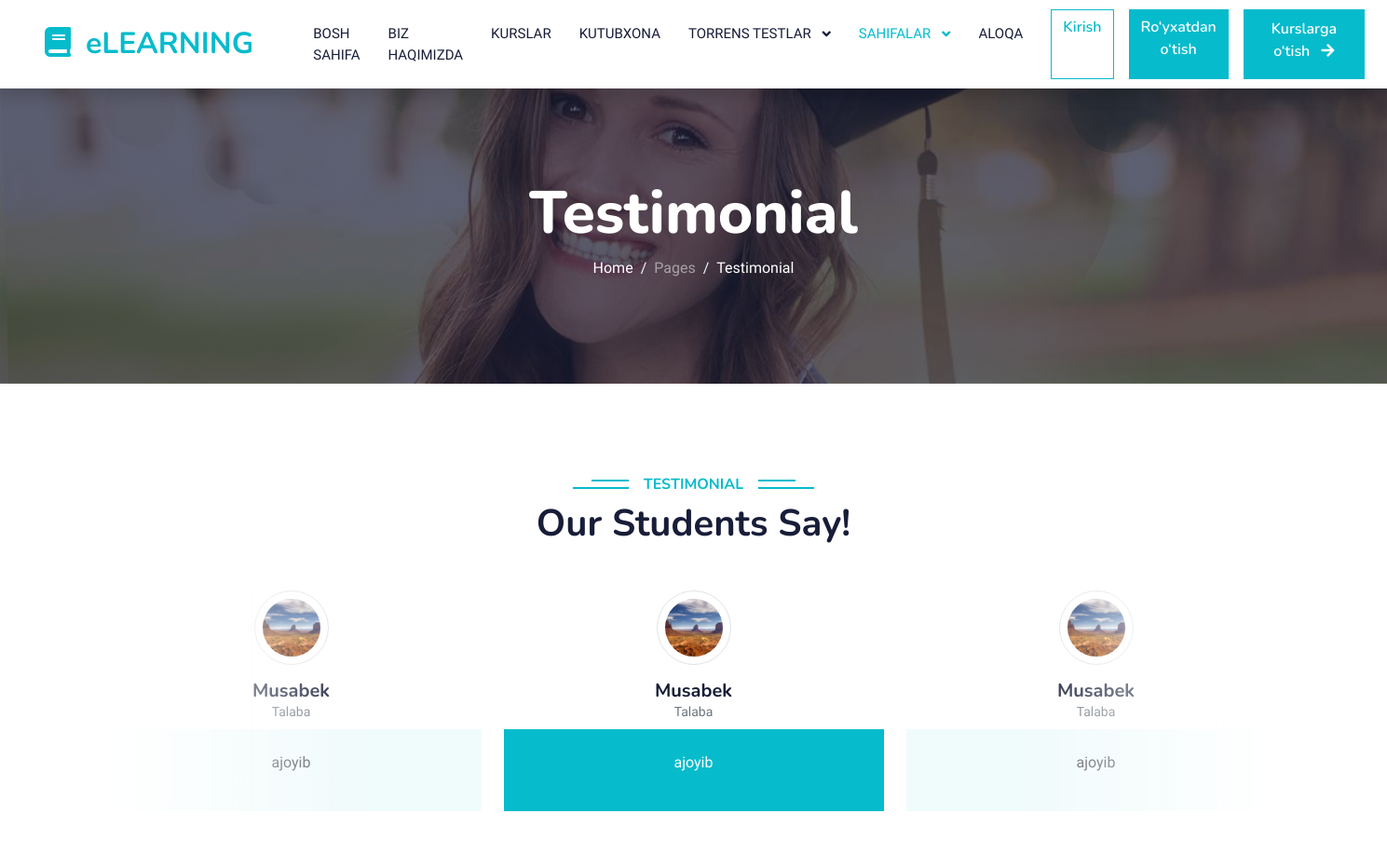
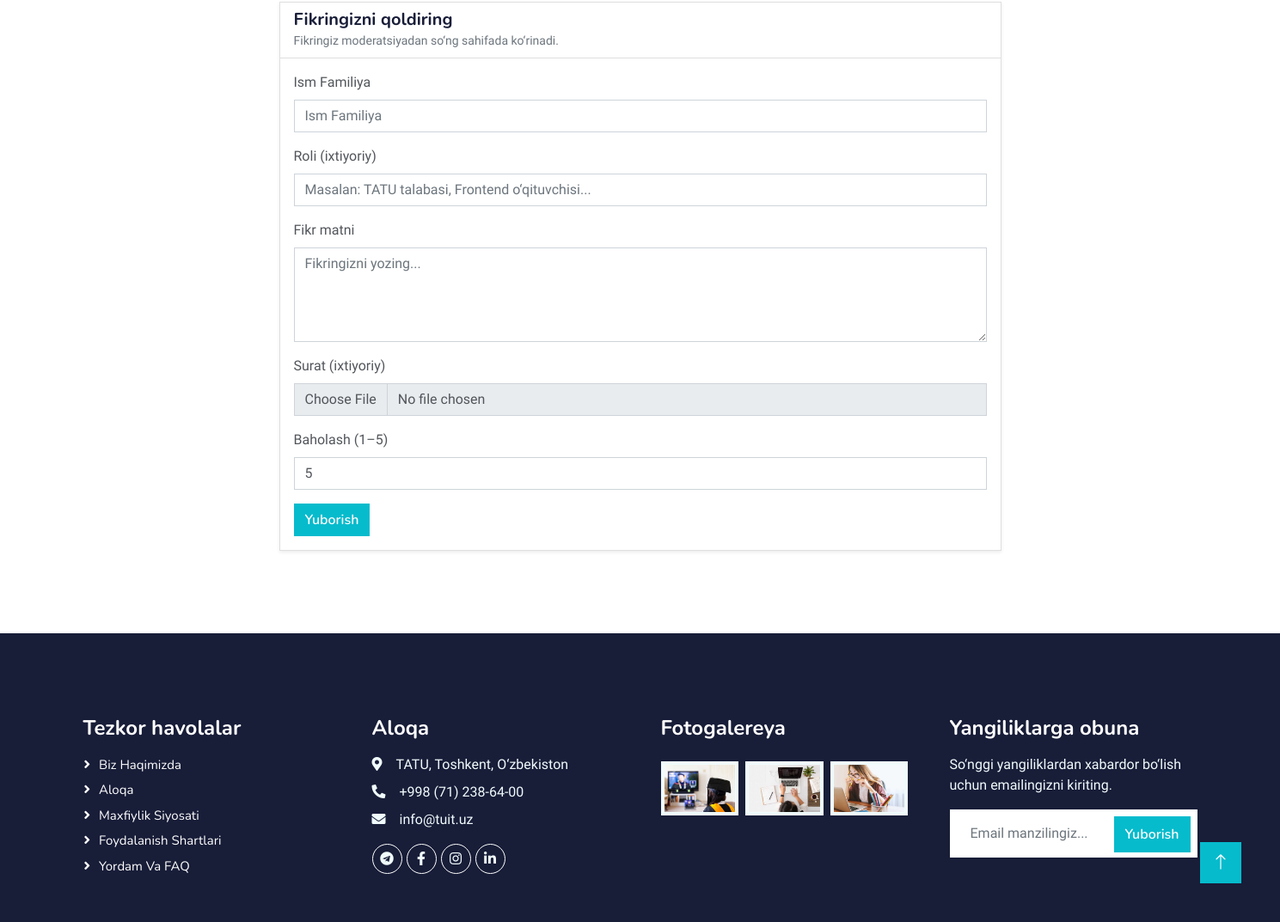
Page /testimonial/ on the committed database (2 pictures, top to bottom).
### ui/models.py (models this page shows, shortened)
class Testimonial(models.Model):
    full_name    = models.CharField(max_length=120)
    role         = models.CharField(max_length=120, blank=True)
    quote        = models.TextField()
    photo        = models.ImageField(upload_to="testimonials/", blank=True, null=True)
    rating       = models.PositiveIntegerField(default=5,
                    validators=[MinValueValidator(1), MaxValueValidator(5)])
    is_published = models.BooleanField(default=False)
    order        = models.PositiveIntegerField(default=1, validators=[MinValueValidator(0)])
    created_at   = models.DateTimeField(auto_now_add=True)
    class Meta:
        ordering = ("order", "id")
        indexes = [models.Index(fields=["is_published", "order"])]

### ui/views.py (the view)
# urls.py: path('testimonial/', views.testimonial, name='testimonial'),
def testimonial(request):
    items = Testimonial.objects.filter(is_published=True).order_by("order", "id")
    if request.method == "POST":
        form = TestimonialForm(request.POST, request.FILES)
        if form.is_valid():
            inst = form.save(commit=False)
            inst.is_published = False
            inst.save()
            messages.success(request, "Rahmat! Fikringiz yuborildi va ko‘rib chiqiladi.")
            return redirect("testimonial")
        else:
            messages.error(request, "Ma’lumotlarni tekshirib qayta yuboring.")
    else:
        form = TestimonialForm()
    return render(request, "ui/testimonial.html", {"items": items, "form": form, "tests_preview": []})

### ui/templates/ui/testimonial.html (shortened to what this page needs)
{% extends "ui/base.html" %}
{% load static %}
{% block nav_pages_active %}active{% endblock %}
{% block content %}
<div class="container-fluid bg-primary py-5 mb-5 page-header">
  <div class="container py-5">
    <div class="row justify-content-center">
      <div class="col-lg-10 text-center">
        <h1 class="display-3 text-white animated slideInDown">Testimonial</h1>
        <nav aria-label="breadcrumb">
          <ol class="breadcrumb justify-content-center">
            <li class="breadcrumb-item"><a class="text-white" href="{% url 'home' %}">Home</a></li>
            <li class="breadcrumb-item"><span class="text-white-50">Pages</span></li>
            <li class="breadcrumb-item text-white active" aria-current="page">Testimonial</li>
          </ol>
        </nav>
      </div>
    </div>
  </div>
</div>
<div class="container-xxl py-5 wow fadeInUp" data-wow-delay="0.1s">
  <div class="container">
    <div class="text-center">
      <h6 class="section-title bg-white text-center text-primary px-3">Testimonial</h6>
      <h1 class="mb-5">Our Students Say!</h1>
    </div>
    {% if items %}
      <div class="owl-carousel testimonial-carousel position-relative">
        {% for t in items %}
          <div class="testimonial-item text-center">
            {% if t.photo %}
              <img class="border rounded-circle p-2 mx-auto mb-3"
                   src="{{ t.photo.url }}" alt="{{ t.full_name }}"
                   style="width:80px;height:80px;object-fit:cover;">
            {% else %}
              <img class="border rounded-circle p-2 mx-auto mb-3"
                   src="{% static 'img/testimonial-1.jpg' %}" alt="User"
                   style="width:80px;height:80px;object-fit:cover;">
            {% endif %}
            <h5 class="mb-0">{{ t.full_name }}</h5>
            {% if t.role %}<p class="text-muted small mb-2">{{ t.role }}</p>{% endif %}
            <div class="testimonial-text bg-light text-center p-4 rounded">
              <p class="mb-0">{{ t.quote|linebreaks }}</p>
            </div>
          </div>
        {% endfor %}
      </div>
    {% else %}
      <div class="alert alert-info text-center">Hozircha sharhlar qo‘shilmagan.</div>
    {% endif %}
    <div class="row justify-content-center mt-5">
      <div class="col-lg-8">
        <div class="card shadow-sm">
          <div class="card-header bg-white">
            <h5 class="mb-0">Fikringizni qoldiring</h5>
            <small class="text-muted">Fikringiz moderatsiyadan so‘ng sahifada ko‘rinadi.</small>
          </div>
          <div class="card-body">
            <form method="post" enctype="multipart/form-data" novalidate>
              <div class="mb-3">
                <label class="form-label">Ism Familiya</label>
                {{ form.full_name }}
              </div>
              <div class="mb-3">
                <label class="form-label">Roli (ixtiyoriy)</label>
                {{ form.role }}
              </div>
              <div class="mb-3">
                <label class="form-label">Fikr matni</label>
                {{ form.quote }}
              </div>
              <div class="mb-3">
                <label class="form-label">Surat (ixtiyoriy)</label>
                {{ form.photo }}
              </div>
              <div class="mb-3">
                <label class="form-label">Baholash (1–5)</label>
                {{ form.rating }}
              </div>
              <button type="submit" class="btn btn-primary">Yuborish</button>
            </form>
          </div>
        </div>
      </div>
    </div>
  </div>
</div>
{% endblock %}

### ui/static/css/style.css (style rules this page uses)
:root { --primary: #06BBCC; --light: #F0FBFC; --dark: #181d38; }
.btn { font-family: 'Nunito', sans-serif; font-weight: 600; transition: .5s; }
.btn.btn-primary, .btn.btn-secondary { color: #FFFFFF; }
.page-header { background: linear-gradient(rgba(24, 29, 56, .7), rgba(24, 29, 56, .7)), url(../img/carousel-1.jpg); background-position: center center; background-repeat: no-repeat; background-size: cover; }
.breadcrumb-item + .breadcrumb-item::before { color: var(--light); }
.section-title { position: relative; display: inline-block; text-transform: uppercase; }
.section-title::before { position: absolute; content: ""; width: calc(100% + 80px); height: 2px; top: 4px; left: -40px; background: var(--primary); z-index: -1; }
.section-title::after { position: absolute; content: ""; width: calc(100% + 120px); height: 2px; bottom: 5px; left: -60px; background: var(--primary); z-index: -1; }
.testimonial-carousel::before { position: absolute; content: ""; top: 0; left: 0; height: 100%; width: 0; background: linear-gradient(to right, rgba(255, 255, 255, 1) 0%, rgba(255, 255, 255, 0) 100%); z-index: 1; }
.testimonial-carousel::after { position: absolute; content: ""; top: 0; right: 0; height: 100%; width: 0; background: linear-gradient(to left, rgba(255, 255, 255, 1) 0%, rgba(255, 255, 255, 0) 100%); z-index: 1; }
@media (min-width: 768px) { .testimonial-carousel::before, .testimonial-carousel::after { width: 200px; } }
@media (min-width: 992px) { .testimonial-carousel::before, .testimonial-carousel::after { width: 300px; } }
.testimonial-carousel .owl-item .testimonial-text, .testimonial-carousel .owl-item.center .testimonial-text * { transition: .5s; }
.testimonial-carousel .owl-item.center .testimonial-text { background: var(--primary) !important; }
.testimonial-carousel .owl-item.center .testimonial-text * { color: #FFFFFF !important; }

### rows in the picture
Testimonial: photo (picture), full_name "Musabek", role "Talaba", quote "ajoyib"
